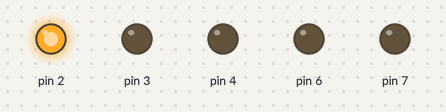
A sketch run on a simulated Arduino Uno, built with avr-gcc and run on an emulated ATmega328P. Parts: output pins drawn as LEDs (lit = HIGH).

Above: at 2.5 s.
At 7.5 s:
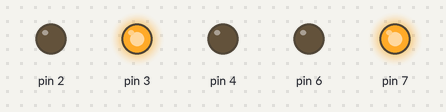
At 12.5 s:
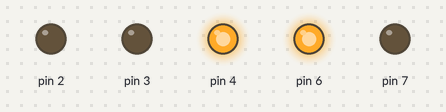
Timing chart, 0 to 19.5 s (numbered marks = the images above):
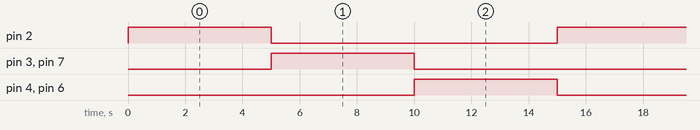

Measured:
- by itself, pin 2–4, pin 6, pin 7: alternates HIGH for 5.0 s and LOW for 10.0 s
- by itself, everything shown: repeats every 15.0 s, in 4 steps

The sketch:

semaforo.ino
```cpp
// C++ code
//
void setup()
{
  pinMode(2, OUTPUT);
  pinMode(3, OUTPUT);
  pinMode(7, OUTPUT);
  pinMode(4, OUTPUT);
  pinMode(6, OUTPUT);
}

void loop()
{
  digitalWrite(2, HIGH);
  delay(5000); // Wait for 5000 millisecond(s)
  digitalWrite(2, LOW);
  digitalWrite(3, HIGH);
  digitalWrite(7, HIGH);
  delay(5000); // Wait for 5000 millisecond(s)
  digitalWrite(3, LOW);
  digitalWrite(7, LOW);
  digitalWrite(4, HIGH);
  digitalWrite(6, HIGH);
  delay(5000); // Wait for 5000 millisecond(s)
  digitalWrite(4, LOW);
  digitalWrite(6, LOW);
}
```
